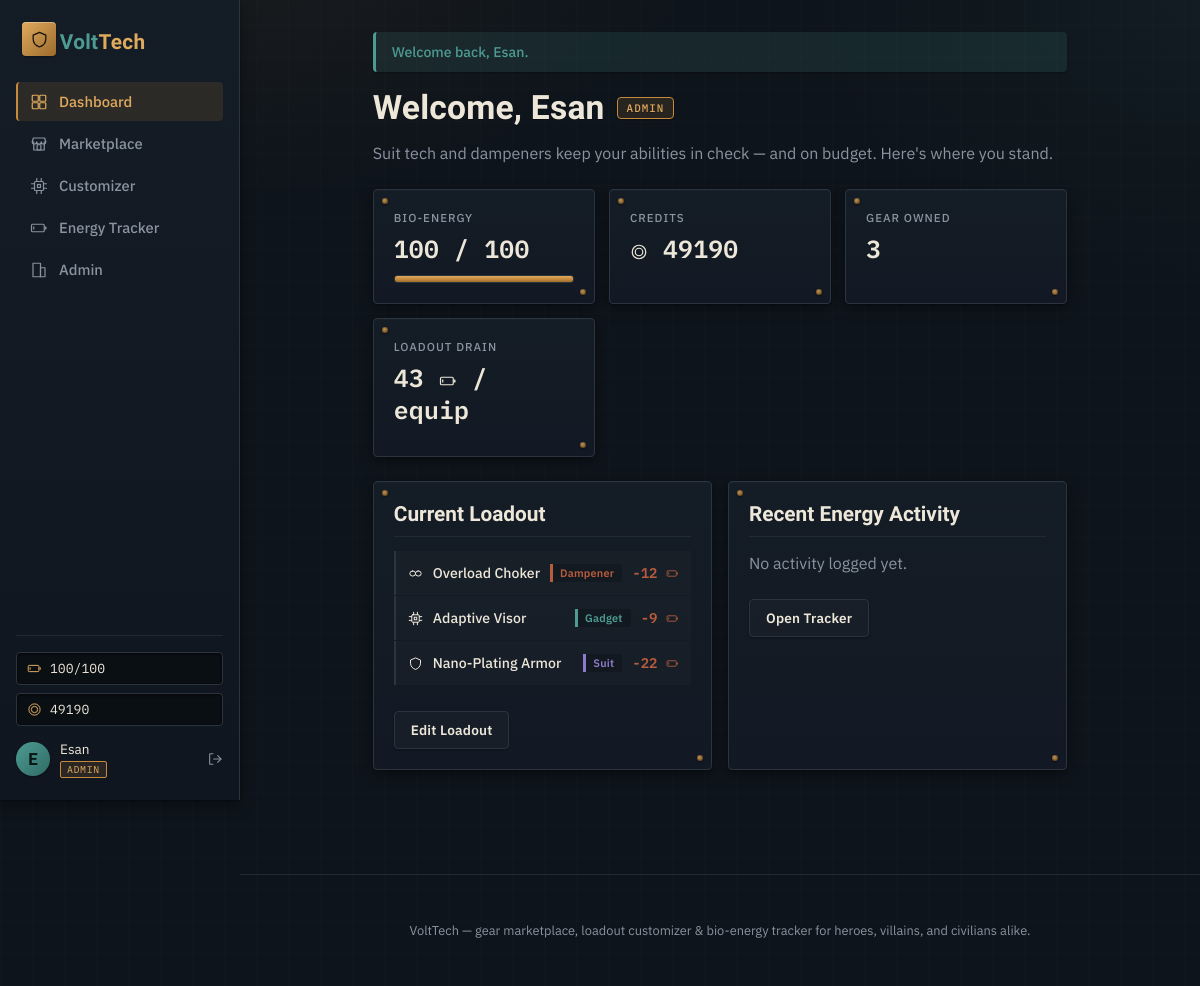
Screenshot of /index.php (signed in) with the database file from the repository.
### tables this page shows
CREATE TABLE users (
            id INTEGER PRIMARY KEY AUTOINCREMENT,
            username TEXT UNIQUE NOT NULL,
            password_hash TEXT NOT NULL,
            role TEXT NOT NULL DEFAULT 'hero',
            credits INTEGER NOT NULL DEFAULT 500,
            max_energy INTEGER NOT NULL DEFAULT 100,
            current_energy INTEGER NOT NULL DEFAULT 100,
            created_at TEXT NOT NULL DEFAULT CURRENT_TIMESTAMP
        , api_token TEXT);

CREATE TABLE gear (
            id INTEGER PRIMARY KEY AUTOINCREMENT,
            name TEXT NOT NULL,
            category TEXT NOT NULL,      -- suit | dampener | gadget
            description TEXT NOT NULL,
            price INTEGER NOT NULL,
            energy_cost INTEGER NOT NULL, -- energy drained per equip
            power_rating INTEGER NOT NULL, -- 1-100 flavor stat
            icon TEXT NOT NULL DEFAULT ''
        );

### index.php (the view, shortened to what this page needs)
<?php
require_once __DIR__ . '/includes/auth.php';
$user = requireLogin();
$db = getDB();
$equipped = $db->prepare("
    SELECT g.* FROM inventory i
    JOIN gear g ON g.id = i.gear_id
    WHERE i.user_id = ? AND i.equipped = 1
    ORDER BY g.category
");
$equipped->execute([$user['id']]);
$equippedGear = $equipped->fetchAll();
$totalDrain = array_sum(array_column($equippedGear, 'energy_cost'));
$invCount = $db->prepare("SELECT COUNT(*) c FROM inventory WHERE user_id = ?");
$invCount->execute([$user['id']]);
$ownedCount = $invCount->fetch()['c'];
$recentLogs = $db->prepare("SELECT * FROM energy_logs WHERE user_id = ? ORDER BY id DESC LIMIT 5");
$recentLogs->execute([$user['id']]);
$logs = $recentLogs->fetchAll();
require __DIR__ . '/includes/header.php';
?>
<div class="hero-banner">
    <h1>Welcome, <?= h($user['username']) ?> <span class="role-badge role-<?= h($user['role']) ?>"><?= h(ucfirst($user['role'])) ?></span></h1>
    <p class="muted">Suit tech and dampeners keep your abilities in check — and on budget. Here's where you stand.</p>
</div>
<div class="stat-grid">
    <div class="stat-card">
        <div class="stat-label">Bio-Energy</div>
        <div class="stat-value"><?= (int)$user['current_energy'] ?> / <?= (int)$user['max_energy'] ?></div>
        <div class="bar"><div class="bar-fill" style="width: <?= min(100, round($user['current_energy'] / max(1,$user['max_energy']) * 100)) ?>%"></div></div>
    </div>
    <div class="stat-card">
        <div class="stat-label">Credits</div>
        <div class="stat-value"><?= icon('icon-coin', 'icon icon-md') ?> <?= (int)$user['credits'] ?></div>
    </div>
    <div class="stat-card">
        <div class="stat-label">Gear Owned</div>
        <div class="stat-value"><?= (int)$ownedCount ?></div>
    </div>
    <div class="stat-card">
        <div class="stat-label">Loadout Drain</div>
        <div class="stat-value"><?= (int)$totalDrain ?> <?= icon('icon-battery', 'icon icon-md') ?> / equip</div>
    </div>
</div>
<div class="two-col">
    <section class="panel">
        <h2>Current Loadout</h2>
        <?php if (empty($equippedGear)): ?>
            <p class="muted">Nothing equipped yet. Head to the <a href="customizer.php">Customizer</a> to build a loadout.</p>
        <?php else: ?>
            <ul class="gear-list">
                <?php foreach ($equippedGear as $g): ?>
                <li>
                    <span class="gear-icon"><?= icon(categoryIcon($g['category']), 'icon icon-sm') ?></span>
                    <span class="gear-name"><?= h($g['name']) ?></span>
                    <span class="tag tag-<?= h($g['category']) ?>"><?= h($g['category']) ?></span>
                    <span class="gear-cost">-<?= (int)$g['energy_cost'] ?> <?= icon('icon-battery', 'icon icon-xs') ?></span>
                </li>
                <?php endforeach; ?>
            </ul>
        <?php endif; ?>
        <a class="btn btn-secondary" href="customizer.php">Edit Loadout</a>
    </section>
    <section class="panel">
        <h2>Recent Energy Activity</h2>
        <?php if (empty($logs)): ?>
            <p class="muted">No activity logged yet.</p>
        <?php endif; ?>
        <a class="btn btn-secondary" href="tracker.php">Open Tracker</a>
    </section>
</div>
<?php require __DIR__ . '/includes/footer.php'; ?>

### includes/header.php (shortened to what this page needs)
<?php
$user = $user ?? currentUser();
$currentPage = basename($_SERVER['PHP_SELF']);
$navItems = [
    'index.php'        => ['label' => 'Dashboard',      'icon' => 'icon-grid'],
    'marketplace.php'   => ['label' => 'Marketplace',    'icon' => 'icon-store'],
    'customizer.php'    => ['label' => 'Customizer',     'icon' => 'icon-cpu'],
    'tracker.php'       => ['label' => 'Energy Tracker', 'icon' => 'icon-battery'],
];
?>
<!DOCTYPE html>
<html lang="en">
<head>
<link rel="stylesheet" href="css/style.css">
</head>
<body>
<div class="app-shell">
    <?php if ($user): ?>
    <aside class="sidebar">
        <a href="index.php" class="brand">
            <span class="brand-mark"><?= icon('icon-shield', 'icon') ?></span>
            <span class="brand-word">Volt<b>Tech</b></span>
        </a>
        <nav class="side-nav">
            <?php foreach ($navItems as $href => $item): ?>
            <a href="<?= $href ?>" class="<?= $currentPage === $href ? 'active' : '' ?>">
                <?= icon($item['icon'], 'icon') ?><span><?= $item['label'] ?></span>
            </a>
            <?php endforeach; ?>
            <?php if ($user['role'] === 'admin'): ?>
            <a href="admin.php" class="<?= $currentPage === 'admin.php' ? 'active' : '' ?>">
                <?= icon('icon-building', 'icon') ?><span>Admin</span>
            </a>
            <?php endif; ?>
        </nav>
        <div class="side-foot">
            <div class="side-stats">
                <div class="side-stat" title="Bio-Energy">
                    <?= icon('icon-battery', 'icon icon-sm') ?>
                    <span><?= (int)$user['current_energy'] ?>/<?= (int)$user['max_energy'] ?></span>
                </div>
                <div class="side-stat" title="Credits">
                    <?= icon('icon-coin', 'icon icon-sm') ?>
                    <span><?= (int)$user['credits'] ?></span>
                </div>
            </div>
            <div class="side-account">
                <div class="avatar"><?= h(strtoupper(substr($user['username'], 0, 1))) ?></div>
                <div class="side-account-text">
                    <span class="username"><?= h($user['username']) ?></span>
                    <span class="role-tag role-<?= h($user['role']) ?>"><?= h(ucfirst($user['role'])) ?></span>
                </div>
                <a href="logout.php" class="logout-link" title="Log out"><?= icon('icon-logout', 'icon icon-sm') ?></a>
            </div>
        </div>
    </aside>
    <?php endif; ?>
    <div class="main-column">
        <main class="page">
        <?php foreach (getFlashes() as $f): ?>
            <div class="flash flash-<?= h($f['type']) ?>"><?= h($f['msg']) ?></div>
        <?php endforeach; ?>

### includes/auth.php (shortened to what this page needs)
<?php
function currentUser(): ?array {
    $db = getDB();
    $stmt = $db->prepare("SELECT * FROM users WHERE id = ?");
    $stmt->execute([$_SESSION['user_id']]);
    $user = $stmt->fetch();
    return $user ?: null;
}
function requireLogin(): array {
    $user = currentUser();
    return $user;
}
function getFlashes(): array {
    $flashes = $_SESSION['flash'] ?? [];
    return $flashes;
}
function h(string $s): string {
    return htmlspecialchars($s, ENT_QUOTES, 'UTF-8');
}
function categoryIcon(string $category): string {
    return match ($category) {
        'suit'     => 'icon-shield',
        'dampener' => 'icon-link',
        'gadget'   => 'icon-cpu',
        default    => 'icon-cpu',
    };
}
function icon(string $name, string $class = 'icon'): string {
    return '<svg class="' . h($class) . '" aria-hidden="true"><use href="#' . h($name) . '"/></svg>';
}

### rows the page displays
users: current_energy "100", max_energy "100", credits "49190", username "E", username "Esan", role "ADMIN"
gear: name "Overload Choker", category "Dampener", energy_cost "12"
gear: name "Adaptive Visor", category "Gadget", energy_cost "9"
gear: name "Nano-Plating Armor", category "Suit", energy_cost "22"

### other values shown
$item['label'] "Dashboard"
$item['label'] "Marketplace"
$item['label'] "Customizer"
$item['label'] "Energy Tracker"
$f['msg'] "Welcome back, Esan."
$ownedCount "3"
$totalDrain "43"
